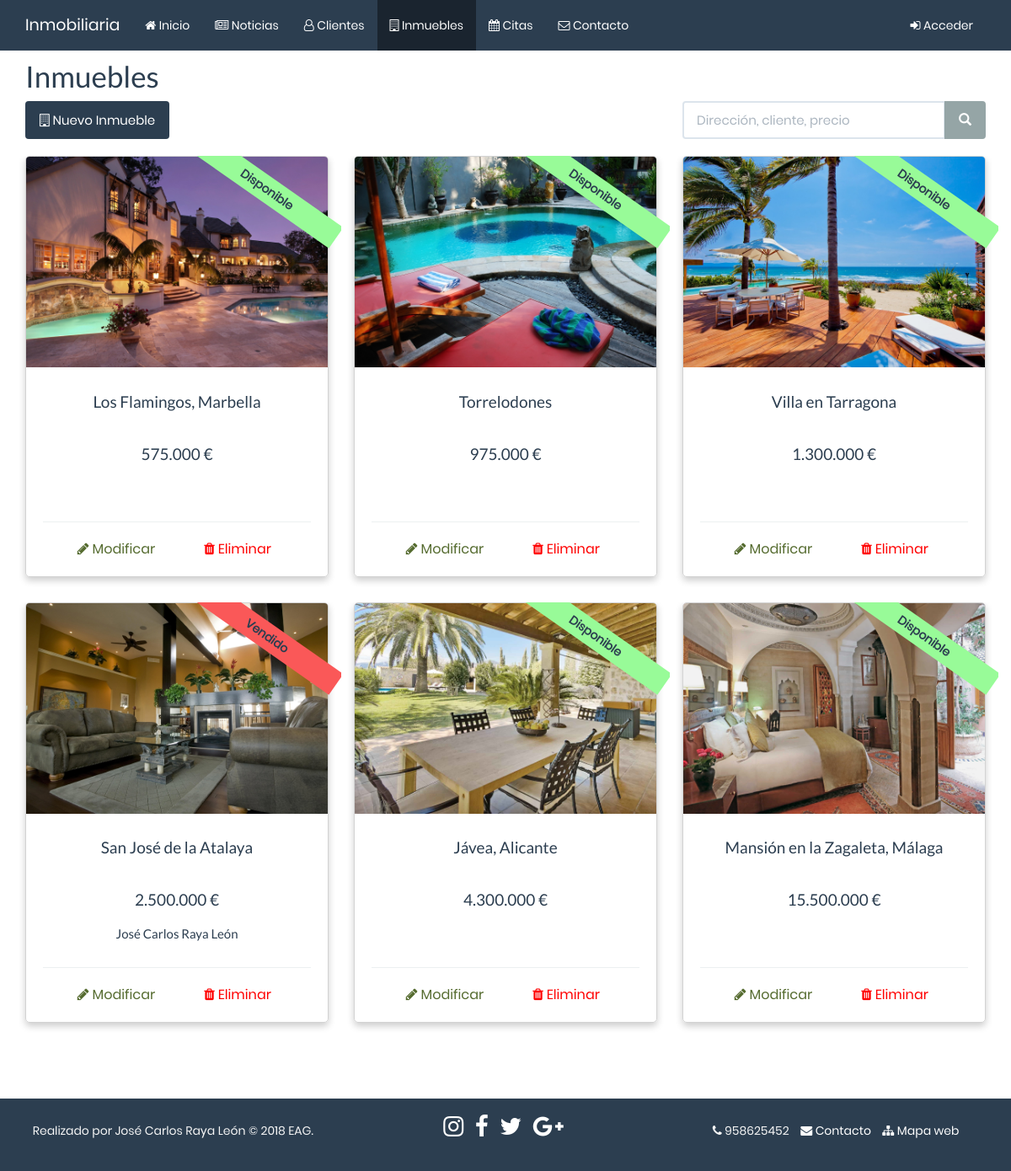
Page /php/inmuebles/inmuebles.php on the committed database.
### tables this page shows
CREATE TABLE IF NOT EXISTS `inmuebles` (
`id` bigint(20) unsigned NOT NULL,
  `direccion` varchar(150) NOT NULL,
  `descripcion` varchar(560) NOT NULL,
  `precio` decimal(12,2) NOT NULL,
  `id_cliente` bigint(20) NOT NULL,
  `imagen` varchar(50) NOT NULL
);

CREATE TABLE IF NOT EXISTS `clientes` (
`id` bigint(20) unsigned NOT NULL,
  `nombre` varchar(50) NOT NULL,
  `apellidos` varchar(50) NOT NULL,
  `direccion` varchar(150) NOT NULL,
  `telefono1` varchar(9) NOT NULL,
  `telefono2` varchar(9) NOT NULL,
  `nombre_usuario` varchar(15) NOT NULL,
  `pass` varchar(32) NOT NULL
);

### php/inmuebles/inmuebles.php (the view, shortened to what this page needs)
<?php
include '../funciones.php';
?>
<!DOCTYPE html>
<html lang="en">
<head>
    <?php
        cabecera();
    ?>
</head>
<body>
    <?php
    menu(4);
    ?>
        <div class="container" id="wrap">
            <div class="row equal">
                <div class="col-md-12" id="ver">
                    <h1>Inmuebles</h1>
                    <div class="row">
                        <div class="col-sm-6 col-md-7 col-lg-8 hidden-xs">
                            <a class="btn bg-primary" data-toggle="modal" data-target="#insInm"><span class="fa fa-building-o"></span> Nuevo Inmueble</a>
                        </div>
                        <div class="col-xs-12 col-sm-6 col-md-5 col-lg-4 text-right">
                            <form action="#" method="post">
                                <div class="input-group">
                                    <input class="form-control" type="text" name="buscar" placeholder="Dirección, cliente, precio">
                                    <div class="input-group-btn">
                                        <button class="btn btn-default" type="submit" name="enviarBuscar">
                                    <i class="glyphicon glyphicon-search"></i>
                                </button>
                                    </div>
                                </div>
                            </form>
                        </div>
                    </div>
                    <br>
                    <?php
            if(isset($_POST['buscar'])){
                $busqueda = $_POST['buscar'];
                inmuebles("select inm.id id_inm, inm.direccion, inm.descripcion, inm.precio, inm.id_cliente, inm.imagen, cli.nombre
                                from inmuebles inm, clientes cli
                                where inm.id_cliente = cli.id
                                and (inm.direccion like '%$busqueda%'
                                or cli.nombre like '%$busqueda%'
                                or inm.precio like '%$busqueda%')
                                order by precio");
            }else{
                inmuebles("select * from inmuebles order by precio");
            }
        ?>
            </div>
        </div>
        <?php
    function inmuebles($cons){
 ?>
<div class="row">
    <?php
            $inmuebles = db_query($cons);
            $cont = 0;
        if(mysqli_num_rows($inmuebles) == 0){
             ?>
            <h2><span class="fa fa-info-circle text-info"></span> No se han encontrado inmuebles</h2>
            <?php
        }else{
            while($fila = mysqli_fetch_array($inmuebles, MYSQLI_ASSOC)){
                ?>
        <div class="col-md-4 inmueble">
            <div class="card inmueble">
                <a href="inmueble.php?id=<?php echo $fila['id'] ?>">
                    <div class="row imagen-inmueble" style="background-image: url(../../img/inmuebles/<?php echo $fila['imagen']; ?>);">
                    </div>
                </a>
                <?php
                    if($fila['id_cliente'] == 0){ ?>
                    <div class="disponibilidad" style="background-color:palegreen">
                        <strong>Disponible</strong>
                    </div>
                    <?php }else{ ?>
                        <div class="disponibilidad" style="background-color:#FA5858">
                            <strong>Vendido</strong>
                        </div>
                    <?php
                        }
                        ?>
                            <div class="card-body">
                                <div class="row">
                                    <div class="col-md-12">
                                        <h4 class="card-title text-center">
                                            <a href="inmueble.php?id=<?php echo $fila['id'] ?>">
                                                <?php echo $fila['direccion']; ?>
                                            </a>
                                        </h4>
                                    </div>
                                </div>
                                <br>
                                <div class="row text-center">
                                    <h4>
                                        <?php echo number_format($fila['precio'], 0, ',', '.'); ?> €</h4>
                                </div>
                                <div class="row text-center">
                                    <?php
                                    $nombres = db_query("select nombre, apellidos from clientes where id = $fila[id_cliente]");
                                    $nombre = mysqli_fetch_array($nombres);
                                    if($fila['id_cliente'] != 0){
                                    ?>
                                        <h5>
                                            <?php echo $nombre['nombre']." ".$nombre['apellidos'] ?>
                                        </h5>
                                        <?php
                                    }else{
                                        echo '<h5>&nbsp</h5>';
                                    }
                                ?>
                                </div>
                                <hr>
                                <div class="row center-block">
                                    <div class="col-xs-12">
                                        <div class="col-xs-6 col-md-12 col-lg-6 text-center"><span>
                                                        <a class="btn-m" href="mod_inmueble.php?id=<?php echo $fila['id'] ?>" title="Modificar">
                                                        <span class="fa fa-pencil"></span> Modificar</a>
                                            </span>
                                        </div>
                                        <div class="col-xs-6 col-md-12 col-lg-6 text-center">
                                            <a class="btn-r" href="del_inmueble.php?id=<?php echo $fila['id'] ?>" title="Eliminar">
                                                        <span class="fa fa-trash"></span> Eliminar</a>
                                        </div>
                                    </div>
                                </div>
                            </div>
            </div>
        </div>
        <?php
                $cont++;
                if ($cont % 3 == 0){
                ?>
                    </div>
                    <div class="row">
                        <?php
                }
            }
        }
    }
    ?>
            </div>
    <?php
    footer();
    ?>
</body>
</html>

### php/funciones.php (shortened to what this page needs)
<?php
function menu ($pag = 1)
{
    ?>
    <div class="navbar navbar-default navbar-fixed-top menu">
        <div class="container">
            <div class="navbar-header">
                <a class="navbar-brand" href="#">Inmobiliaria</a>
            </div>
            <nav class="navbar-collapse collapse" id="menu">
                <div class="container-fluid">
                    <ul class="nav navbar-nav ">
                        <?php
                        if($pag == 1){
                            ?>
                            <li class="active"><a href="../../index.php"><i class="fa fa-home"></i> Inicio</a></li>
                            <li><a href="../noticias/noticias.php"><i class="fa fa-newspaper-o"></i> Noticias</a></li>
                            <li><a href="../clientes/clientes.php"><i class="fa fa-user-o"></i> Clientes</a></li>
                            <li><a href="../inmuebles/inmuebles.php"><i class="fa fa-building-o"></i> Inmuebles</a></li>
                            <li><a href="../citas/citas.php"><i class="fa fa-calendar"></i> Citas</a></li>
                            <li><a href="../contacto/contacto.php"><i class="fa fa-envelope-o"></i> Contacto</a></li>
                        <?php
                        }elseif($pag == 4){
                            ?>
                            <li><a href="../../index.php"><i class="fa fa-home"></i> Inicio</a></li>
                            <li><a href="../noticias/noticias.php"><i class="fa fa-newspaper-o"></i> Noticias</a></li>
                            <li><a href="../clientes/clientes.php"><i class="fa fa-user-o"></i> Clientes</a></li>
                            <li class="active"><a href="../inmuebles/inmuebles.php"><i class="fa fa-building-o"></i> Inmuebles</a></li>
                            <li><a href="../citas/citas.php"><i class="fa fa-calendar"></i> Citas</a></li>
                            <li><a href="../contacto/contacto.php"><i class="fa fa-envelope-o"></i> Contacto</a></li>
                        <?php
                        }
                        ?>
                    </ul>
                    <ul class="nav navbar-nav navbar-right">
                       <?php
                        if(isset($_SESSION['login_ok']) && $_SESSION['login_ok'] == true){
                        ?>
                            <li><a href="#" data-toggle="dropdown"><i class="fa fa-user-circle-o"></i> Bienvenido, <?php echo $_SESSION['usuario'] ?> <span class="caret"></span></a><ul class="dropdown-menu">
                                <li><a href=""><i class="fa fa-calendar"></i> Mis citas</a></li>
                                <li><a href="../cliente/datos.php"><i class="fa fa-id-card-o"></i> Datos personales</a></li>
                                <li class="divider"></li>
                                <li><a href="../acceso/log_out.php"><i class="fa fa-sign-out"></i> Salir</a></li>
                            </ul></li>
                        <?php
                        }else{
                        ?>
                            <li><a href="../acceso/acceder.php"><i class="fa fa-sign-in"></i> Acceder</a></li>
                        <?php
                        }
                        ?>
                    </ul>
                </div>
            </nav>
        </div>
    </div>
    <?php
}
function footer ()
{
    ?>
<footer class="text-center footer">
    <div class="container-fluid text-center">
        <div class="row">
          <div class="col-xs-12 col-md-4">
                <p>Realizado por José Carlos Raya León ©
                    <?php echo date('Y') ?> EAG.</p>
            </div>
           <div class="col-xs-12 col-md-4">
                <ul class="list-inline">
                    <li><a href="http://instagram.com"><i class="fa fa-instagram fa-2x"></i></a></li>
                    <li><a href="http://facebook.com"><i class="fa fa-facebook fa-2x"></i></a></li>
                    <li><a href="http://twitter.com"><i class="fa fa-twitter fa-2x"></i></a></li>
                    <li><a href="http://plus.google.com"><i class="fa fa-google-plus fa-2x"></i></a></li>
                </ul>
            </div>
            <div class="col-xs-12 col-md-4">
               <ul class="list-inline">
                   <li><i class="fa fa-phone"></i> 958625452</li>
                   <li><a href="../contacto/contacto.php"><i class="fa fa-envelope"></i> Contacto</a></li>
                   <li><a href="../mapa-web/mapa-web.php"><i class="fa fa-sitemap"></i> Mapa web</a></li>
               </ul>
            </div>
        </div>
    </div>
</footer>
    <?php
}
function cabecera(){
?>
<link rel="stylesheet" href="../../css/bootstrap.min.css">
<link rel="stylesheet" href="../../css/main.css">
<link rel="stylesheet" href="../../css/font-awesome.css">
<?php
}
function db_connect() {
    static $conexion;
    if(!isset($connection)) {
        $conexion = mysqli_connect('localhost', 'root', '', 'inmobiliaria');
    }
    mysqli_set_charset($conexion, 'utf8');
    return $conexion;
}
function db_query($consulta) {
    $conexion = db_connect();
    $resultado = mysqli_query($conexion, $consulta);
    if($resultado === false) {
        echo db_error();
    } else {
        return $resultado;
    }
}

### css/main.css (style rules this page uses)
html { position: relative; height: 100%; }
body { padding-top: 50px; font-family: 'Poppins', sans-serif; font-size: 14px; height: 100%; }
.footer { position: relative; width: 100%; line-height: 60px; background-color: #2c3e50; color: #f5f5f5; padding: 8px; }
.btn-r { background: none; border: none; font-size: medium; color: red; }
.btn-m { background: none; border: none; font-size: medium; color: darkolivegreen; }
.card { border: 1px solid lightgray; border-radius: 5px; box-shadow: 0 4px 8px 0 rgba(0, 0, 0, 0.2); transition: 0.3s; margin-bottom: 30px; }
.card-body { padding: 20px; }
.disponibilidad { width: 200px; height: 30px; text-align: center; line-height: 30px; }
.inmueble .disponibilidad { transform: rotate(35deg); right: -12px; top: 25px; position: absolute; overflow: hidden; z-index: 1; }
.inmueble { overflow: hidden; }
.row { overflow: hidden; }
footer a { color: white; }
#wrap { min-height: 100%; height: auto; padding-bottom: 60px; }
.card-title a { color: #2c3e50; }
.imagen-inmueble { height: 250px; background-size: cover; background-repeat: no-repeat; transition: 0.5s ease-in-out; }
h1, .h1 { font-size: 35px; }

### rows in the picture
inmuebles: imagen (picture), shows "Disponible", direccion "Los Flamingos, Marbella", precio "575.000"
inmuebles: imagen (picture), shows "Disponible", direccion "Torrelodones", precio "975.000"
inmuebles: imagen (picture), shows "Disponible", direccion "Villa en Tarragona", precio "1.300.000"
inmuebles: imagen (picture), shows "Vendido", direccion "San José de la Atalaya", precio "2.500.000", id_cliente.nombre "José Carlos", id_cliente.apellidos "Raya León"
inmuebles: imagen (picture), shows "Disponible", direccion "Jávea, Alicante", precio "4.300.000"
inmuebles: imagen (picture), shows "Disponible", direccion "Mansión en la Zagaleta, Málaga", precio "15.500.000"
